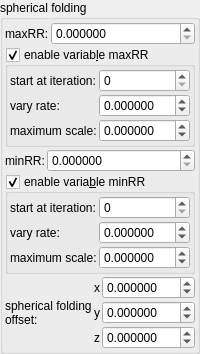
    <widget class="QGroupBox" name="groupBox_2">
     <property name="title">
      <string>spherical folding</string>
     </property>
     <layout class="QVBoxLayout" name="verticalLayout_12" stretch="0,0,0,0,0">
      <property name="spacing">
       <number>2</number>
      </property>
      <property name="leftMargin">
       <number>2</number>
      </property>
      <property name="topMargin">
       <number>2</number>
      </property>
      <property name="rightMargin">
       <number>2</number>
      </property>
      <property name="bottomMargin">
       <number>2</number>
      </property>
      <item>
       <layout class="QHBoxLayout" name="horizontalLayout_24" stretch="0,1">
        <item>
         <widget class="QLabel" name="label_27">
          <property name="text">
           <string>maxRR:</string>
          </property>
         </widget>
        </item>
        <item>
         <widget class="MyDoubleSpinBox" name="spinbox_transf_maxR2_1">
          <property name="sizePolicy">
           <sizepolicy hsizetype="Minimum" vsizetype="Maximum">
            <horstretch>0</horstretch>
            <verstretch>0</verstretch>
           </sizepolicy>
          </property>
          <property name="prefix">
           <string/>
          </property>
          <property name="suffix">
           <string/>
          </property>
          <property name="decimals">
           <number>6</number>
          </property>
          <property name="minimum">
           <double>0.000000000000000</double>
          </property>
          <property name="maximum">
           <double>99.998999999999995</double>
          </property>
          <property name="singleStep">
           <double>0.100000000000000</double>
          </property>
         </widget>
        </item>
       </layout>
      </item>
      <item>
       <widget class="MyGroupBox" name="groupCheck_transf_function_enabledE_false">
        <property name="title">
         <string>enable variab&amp;le maxRR</string>
        </property>
        <property name="checkable">
         <bool>true</bool>
        </property>
        <layout class="QVBoxLayout" name="verticalLayout_11" stretch="0">
         <property name="spacing">
          <number>2</number>
         </property>
         <property name="leftMargin">
          <number>2</number>
         </property>
         <property name="topMargin">
          <number>2</number>
         </property>
         <property name="rightMargin">
          <number>2</number>
         </property>
         <property name="bottomMargin">
          <number>2</number>
         </property>
         <item>
          <layout class="QGridLayout" name="gridLayout_8" columnstretch="0,1">
           <property name="spacing">
            <number>2</number>
           </property>
           <item row="1" column="0">
            <widget class="QLabel" name="label_32">
             <property name="text">
              <string notr="true">vary rate:</string>
             </property>
            </widget>
           </item>
           <item row="2" column="1">
            <widget class="MyDoubleSpinBox" name="spinbox_transf_scaleA_1">
             <property name="sizePolicy">
              <sizepolicy hsizetype="Minimum" vsizetype="Maximum">
               <horstretch>0</horstretch>
               <verstretch>0</verstretch>
              </sizepolicy>
             </property>
             <property name="prefix">
              <string/>
             </property>
             <property name="decimals">
              <number>6</number>
             </property>
             <property name="minimum">
              <double>-99.989999999999995</double>
             </property>
             <property name="singleStep">
              <double>0.100000000000000</double>
             </property>
            </widget>
           </item>
           <item row="0" column="0">
            <widget class="QLabel" name="label_33">
             <property name="text">
              <string notr="true">start at iteration:</string>
             </property>
            </widget>
           </item>
           <item row="0" column="1">
            <widget class="MySpinBox" name="spinboxInt_transf_start_iterations_B">
             <property name="sizePolicy">
              <sizepolicy hsizetype="Minimum" vsizetype="Maximum">
               <horstretch>0</horstretch>
               <verstretch>0</verstretch>
              </sizepolicy>
             </property>
             <property name="maximum">
              <number>999</number>
             </property>
            </widget>
           </item>
           <item row="2" column="0">
            <widget class="QLabel" name="label_38">
             <property name="text">
              <string notr="true">maximum scale:</string>
             </property>
            </widget>
           </item>
           <item row="1" column="1">
            <widget class="MyDoubleSpinBox" name="spinbox_transf_offsetA_0">
             <property name="sizePolicy">
              <sizepolicy hsizetype="Minimum" vsizetype="Maximum">
               <horstretch>0</horstretch>
               <verstretch>0</verstretch>
              </sizepolicy>
             </property>
             <property name="prefix">
              <string/>
             </property>
             <property name="decimals">
              <number>6</number>
             </property>
             <property name="minimum">
              <double>-99.989999999999995</double>
             </property>
             <property name="singleStep">
              <double>0.100000000000000</double>
             </property>
            </widget>
           </item>
          </layout>
         </item>
        </layout>
       </widget>
      </item>
      <item>
       <layout class="QHBoxLayout" name="horizontalLayout_23" stretch="0,1">
        <item>
         <widget class="QLabel" name="label_25">
          <property name="text">
           <string>minRR:</string>
          </property>
         </widget>
        </item>
        <item>
         <widget class="MyDoubleSpinBox" name="spinbox_transf_minR2_p25">
          <property name="sizePolicy">
           <sizepolicy hsizetype="Minimum" vsizetype="Maximum">
            <horstretch>0</horstretch>
            <verstretch>0</verstretch>
           </sizepolicy>
          </property>
          <property name="prefix">
           <string/>
          </property>
          <property name="suffix">
           <string/>
          </property>
          <property name="decimals">
           <number>6</number>
          </property>
          <property name="minimum">
           <double>0.000000000000000</double>
          </property>
          <property name="maximum">
           <double>99.998999999999995</double>
          </property>
          <property name="singleStep">
           <double>0.100000000000000</double>
          </property>
         </widget>
        </item>
       </layout>
      </item>
      <item>
       <widget class="MyGroupBox" name="groupCheck_transf_function_enabledD_false">
        <property name="title">
         <string>enable varia&amp;ble minRR</string>
        </property>
        <property name="checkable">
         <bool>true</bool>
        </property>
        <layout class="QVBoxLayout" name="verticalLayout_9" stretch="0">
         <property name="spacing">
          <number>2</number>
         </property>
         <property name="leftMargin">
          <number>2</number>
         </property>
         <property name="topMargin">
          <number>2</number>
         </property>
         <property name="rightMargin">
          <number>2</number>
         </property>
         <property name="bottomMargin">
          <number>2</number>
         </property>
         <item>
          <layout class="QGridLayout" name="gridLayout_5" columnstretch="0,1">
           <property name="spacing">
            <number>2</number>
           </property>
           <item row="0" column="1">
            <widget class="MySpinBox" name="spinboxInt_transf_start_iterations_A">
             <property name="sizePolicy">
              <sizepolicy hsizetype="Minimum" vsizetype="Maximum">
               <horstretch>0</horstretch>
               <verstretch>0</verstretch>
              </sizepolicy>
             </property>
             <property name="maximum">
              <number>999</number>
             </property>
            </widget>
           </item>
           <item row="1" column="0">
            <widget class="QLabel" name="label_28">
             <property name="text">
              <string notr="true">vary rate:</string>
             </property>
            </widget>
           </item>
           <item row="2" column="1">
            <widget class="MyDoubleSpinBox" name="spinbox_transf_scale_1">
             <property name="sizePolicy">
              <sizepolicy hsizetype="Minimum" vsizetype="Maximum">
               <horstretch>0</horstretch>
               <verstretch>0</verstretch>
              </sizepolicy>
             </property>
             <property name="prefix">
              <string/>
             </property>
             <property name="decimals">
              <number>6</number>
             </property>
             <property name="minimum">
              <double>-99.989999999999995</double>
             </property>
             <property name="singleStep">
              <double>0.100000000000000</double>
             </property>
            </widget>
           </item>
           <item row="0" column="0">
            <widget class="QLabel" name="label_30">
             <property name="text">
              <string notr="true">start at iteration:</string>
             </property>
            </widget>
           </item>
           <item row="1" column="1">
            <widget class="MyDoubleSpinBox" name="spinbox_transf_offset_0">
             <property name="sizePolicy">
              <sizepolicy hsizetype="Minimum" vsizetype="Maximum">
               <horstretch>0</horstretch>
               <verstretch>0</verstretch>
              </sizepolicy>
             </property>
             <property name="prefix">
              <string/>
             </property>
             <property name="decimals">
              <number>6</number>
             </property>
             <property name="minimum">
              <double>-99.989999999999995</double>
             </property>
             <property name="singleStep">
              <double>0.100000000000000</double>
             </property>
            </widget>
           </item>
           <item row="2" column="0">
            <widget class="QLabel" name="label_31">
             <property name="text">
              <string notr="true">maximum scale:</string>
             </property>
            </widget>
           </item>
          </layout>
         </item>
        </layout>
       </widget>
      </item>
      <item>
       <layout class="QGridLayout" name="gridLayout_4" columnstretch="0,0,1">
        <property name="spacing">
         <number>2</number>
        </property>
        <item row="0" column="1">
         <widget class="QLabel" name="label_115">
          <property name="sizePolicy">
           <sizepolicy hsizetype="Preferred" vsizetype="Preferred">
            <horstretch>0</horstretch>
            <verstretch>0</verstretch>
           </sizepolicy>
          </property>
          <property name="text">
           <string notr="true">x</string>
          </property>
          <property name="alignment">
           <set>Qt::AlignRight|Qt::AlignTrailing|Qt::AlignVCenter</set>
          </property>
         </widget>
        </item>
        <item row="1" column="1">
         <widget class="QLabel" name="label_116">
          <property name="sizePolicy">
           <sizepolicy hsizetype="Preferred" vsizetype="Preferred">
            <horstretch>0</horstretch>
            <verstretch>0</verstretch>
           </sizepolicy>
          </property>
          <property name="text">
           <string notr="true">y</string>
          </property>
          <property name="alignment">
           <set>Qt::AlignRight|Qt::AlignTrailing|Qt::AlignVCenter</set>
          </property>
         </widget>
        </item>
        <item row="2" column="1">
         <widget class="QLabel" name="label_117">
          <property name="sizePolicy">
           <sizepolicy hsizetype="Preferred" vsizetype="Preferred">
            <horstretch>0</horstretch>
            <verstretch>0</verstretch>
           </sizepolicy>
          </property>
          <property name="text">
           <string notr="true">z</string>
          </property>
          <property name="alignment">
           <set>Qt::AlignRight|Qt::AlignTrailing|Qt::AlignVCenter</set>
          </property>
         </widget>
        </item>
        <item row="0" column="2">
         <widget class="MyDoubleSpinBox" name="spinbox3_mandelbox_offset_x">
          <property name="sizePolicy">
           <sizepolicy hsizetype="Minimum" vsizetype="Maximum">
            <horstretch>0</horstretch>
            <verstretch>0</verstretch>
           </sizepolicy>
          </property>
          <property name="prefix">
           <string/>
          </property>
          <property name="suffix">
           <string/>
          </property>
          <property name="decimals">
           <number>6</number>
          </property>
          <property name="minimum">
           <double>-99.998999999999995</double>
          </property>
          <property name="maximum">
           <double>99.998999999999995</double>
          </property>
          <property name="singleStep">
           <double>0.100000000000000</double>
          </property>
         </widget>
        </item>
        <item row="1" column="2">
         <widget class="MyDoubleSpinBox" name="spinbox3_mandelbox_offset_y">
          <property name="sizePolicy">
           <sizepolicy hsizetype="Minimum" vsizetype="Maximum">
            <horstretch>0</horstretch>
            <verstretch>0</verstretch>
           </sizepolicy>
          </property>
          <property name="prefix">
           <string/>
          </property>
          <property name="suffix">
           <string/>
          </property>
          <property name="decimals">
           <number>6</number>
          </property>
          <property name="minimum">
           <double>-99.998999999999995</double>
          </property>
          <property name="maximum">
           <double>99.998999999999995</double>
          </property>
          <property name="singleStep">
           <double>0.100000000000000</double>
          </property>
         </widget>
        </item>
        <item row="2" column="2">
         <widget class="MyDoubleSpinBox" name="spinbox3_mandelbox_offset_z">
          <property name="sizePolicy">
           <sizepolicy hsizetype="Minimum" vsizetype="Maximum">
            <horstretch>0</horstretch>
            <verstretch>0</verstretch>
           </sizepolicy>
          </property>
          <property name="prefix">
           <string/>
          </property>
          <property name="suffix">
           <string/>
          </property>
          <property name="decimals">
           <number>6</number>
          </property>
          <property name="minimum">
           <double>-99.998999999999995</double>
          </property>
          <property name="maximum">
           <double>99.998999999999995</double>
          </property>
          <property name="singleStep">
           <double>0.100000000000000</double>
          </property>
         </widget>
        </item>
        <item row="0" column="0" rowspan="3">
         <widget class="QLabel" name="label_12">
          <property name="text">
           <string>spherical folding
offset:</string>
          </property>
         </widget>
        </item>
       </layout>
      </item>
     </layout>
    </widget>
